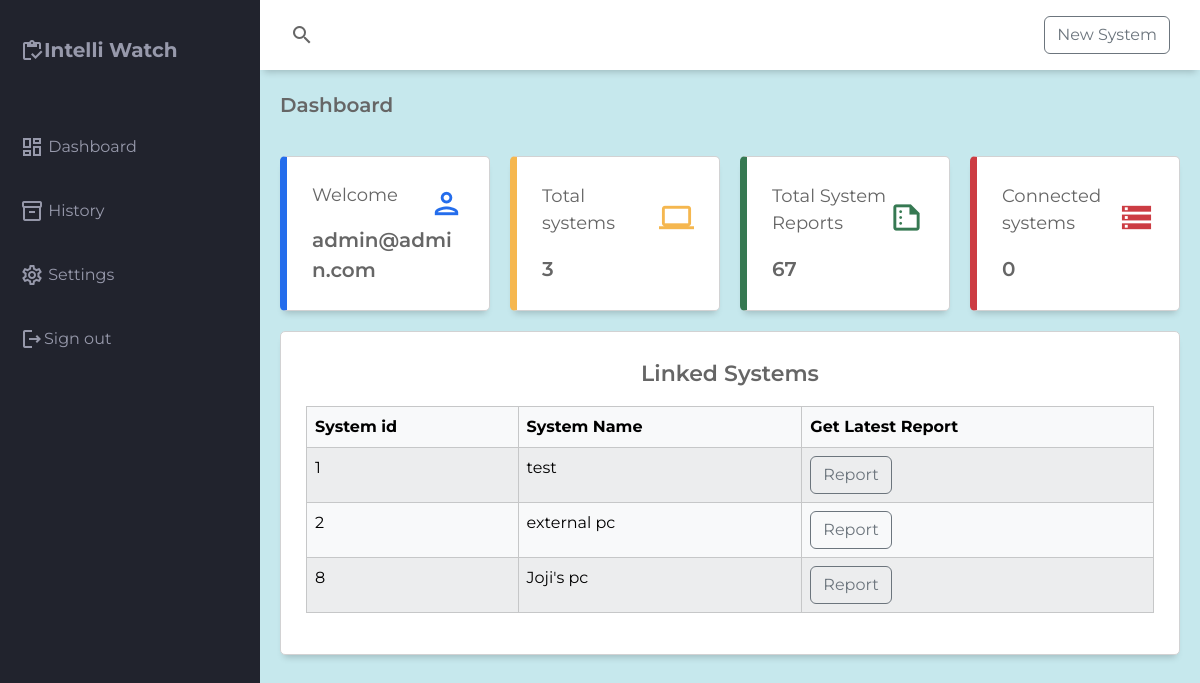
Page / (signed in) on the earlier database version.
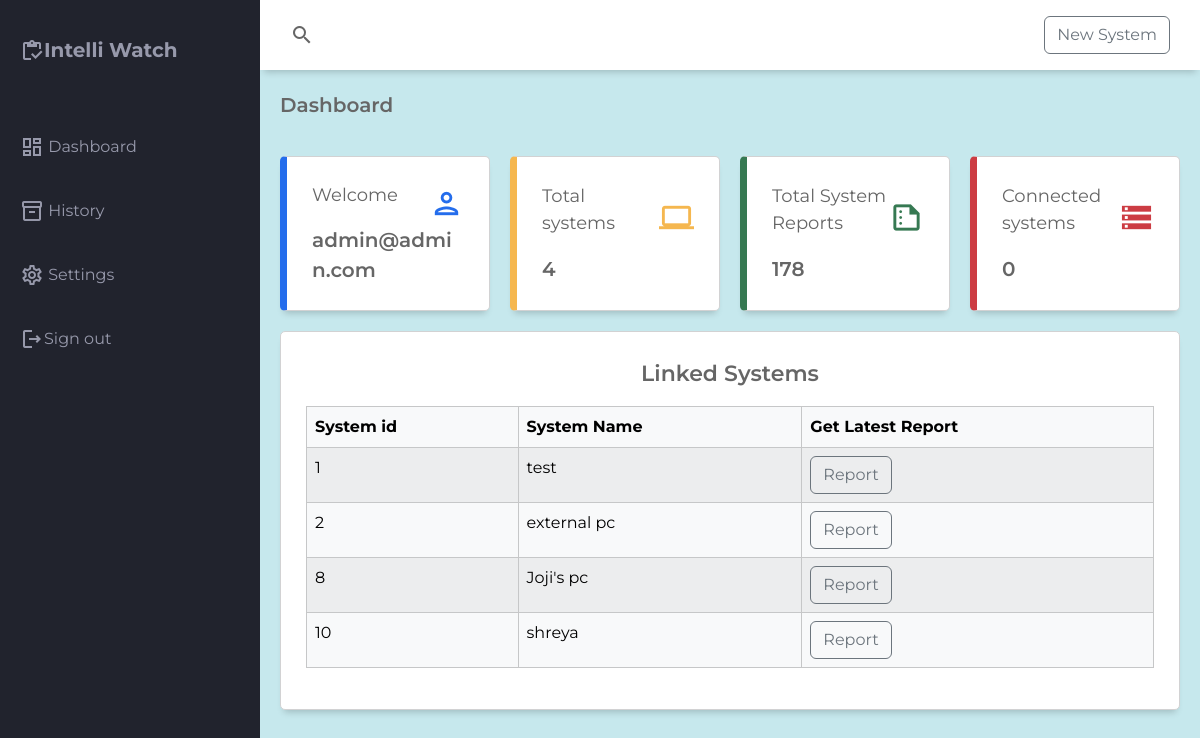
Same page on the later database version.
### monitor/models.py (models this page shows, shortened)
class System(models.Model):
    name = models.CharField(max_length=200)
    user = models.ForeignKey(UserData,on_delete=models.CASCADE)
    antivirus_notification = models.BooleanField(default=False)
    firewall_notification = models.BooleanField(default=False)

### monitor/views.py (the view)
# urls.py: path("",views.dashboard,name="dashboard"),
@login_required
def dashboard(request):
    systems = System.objects.filter(user = request.user)
    total_reports = 0
    for i in systems:
        total_reports += len(SystemDataInstance.objects.filter(system=i))
    totalsys = len(systems)
    total_alive = 0
    start_time = datetime.datetime.now()
    prev_time = start_time - datetime.timedelta(minutes=1)
    for i in systems:
        sysdata = SystemDataInstance.objects.filter(system=i).filter(reported_time__gt =prev_time)
        total_alive = len(sysdata)
    context = {
        "useremail": request.user.email,
        "systems":systems,
        "total":totalsys,
        "total_reports":total_reports,
        "total_alive":total_alive
    }
    return render(request,"monitor/dashboard.html",context=context)

### templates/monitor/dashboard.html (shortened to what this page needs)
{% extends 'monitor/base.html' %}
        {% block content %}
                    <main class="main-container">
                        <div class="main-title">
                            <p class="font-weight-bold">Dashboard</p>
                        </div>
                    <div class="main-cards">
                        <div class="card">
                            <div class="card-inner">
                                <p class="primary-text">Welcome</p>
                                <span class="material-icons-outlined text-blue">person</span>
                            </div>
                            <span class="primary-text font-weight-bold">{{ useremail }}</span>
                        </div>
                        <div class="card">
                            <div class="card-inner">
                                <p class="primary-text">Total systems</p>
                                <span class="material-icons-outlined text-orange">computer</span>
                            </div>
                            <span class="primary-text font-weight-bold">{{total}}</span>
                        </div>
                        <div class="card">
                            <div class="card-inner">
                                <p class="primary-text">Total System Reports</p>
                                <span class="material-icons-outlined text-green">summarize</span>
                            </div>
                            <span class="primary-text font-weight-bold">{{total_reports}}</span>
                        </div>
                        <div class="card">
                            <div class="card-inner">
                                <p class="primary-text">Connected systems</p>
                                <span class="material-icons-outlined text-red">storage</span>
                            </div>
                            <span class="primary-text font-weight- bold">{{ total_alive }}</span>
                        </div>
                    </div>
                    <div class="report-chart">
                        <div class="charts-card">
                                <p class="chart-title">Linked Systems</p>
                                <table class="table table-light table-striped table-hover table-bordered">
                                        <thead>
                                                <tr>
                                                    <th>
                                                        System id
                                                    </th>
                                                    <th>
                                                        System Name
                                                    </th>
                                                    <th>
                                                        Get Latest Report
                                                    </th>
                                                </tr>
                                            </thead>
                                            <tbody>
                                                {% for i in systems %}
                                                <tr>
                                                    <td>
                                                        {{i.id}}
                                                    </td>
                                                    <td>
                                                        {{i.name}}
                                                    </td>
                                                    <td>
                                                        <button class="btn btn-outline-secondary" onclick="redirect({{ i.id }})">Report</button>
                                                    </td>
                                                </tr>
                                                {% endfor %}
                                            </tbody>
                                </table>
                        </div>
                    </div>
                    </main>
        {% endblock %}

Differences in the rows shown:
added System: id "10", name "shreya"
Other differences:
{{ total }}: "3" → "4"
{{ total_reports }}: "67" → "178"
